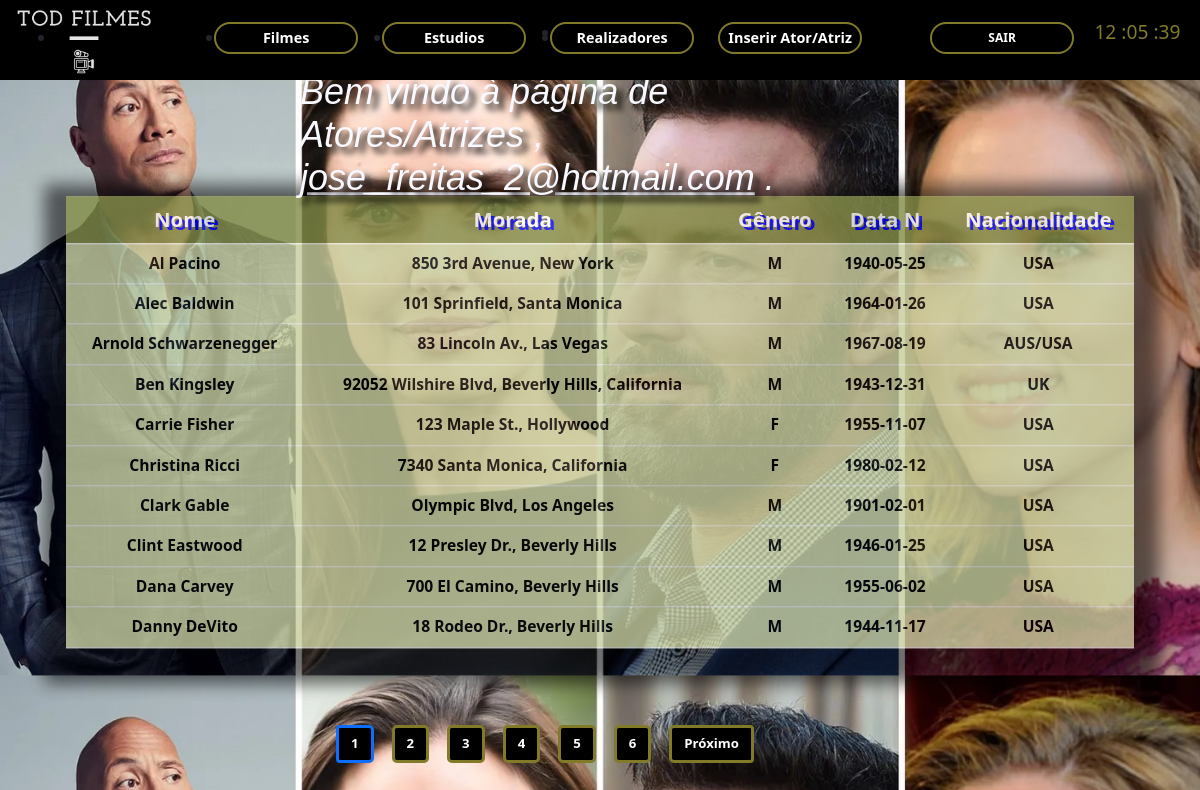
Screenshot of /pagina_Ator_Atriz.php (signed in) with the database file from the repository.
### tables this page shows
CREATE TABLE `actores` (
  `nome` varchar(50) NOT NULL,
  `morada` varchar(70) DEFAULT NULL,
  `sexo` char(1) DEFAULT NULL,
  `dataNascimento` date DEFAULT NULL,
  `nacionalidade` varchar(10) NOT NULL
);

### verifica_login.php (called while the page is built, shortened)
<?php
$email = $_SESSION['email'];

### pagina_Ator_Atriz.php (the view, shortened to what this page needs)
<?php
include('verifica_login.php');
require_once("conetar.php");
$pag = (isset($_GET['pagina'])) ? $_GET['pagina'] : 1;
$busca = "SELECT *FROM actores  ORDER BY `actores`.`nome` ASC ";
$todos = mysqli_query($conetar, "$busca");
$registros = "10";
$tr = mysqli_num_rows($todos);
$tp = ceil($tr / $registros);
$inicio = ($registros * $pag) - $registros;
$limite = mysqli_query($conetar, "$busca LIMIT $inicio, $registros");
$proximo = $pag + 1;
?>
<!DOCTYPE html>
<html lang="pt">
<head>
    <link href="https://cdn.jsdelivr.net/npm/bootstrap@5.0.2/dist/css/bootstrap.min.css" rel="stylesheet">
    <link href="http://fonts.cdnfonts.com/css/harry-potter" rel="stylesheet" />
    <link type="text/css" rel="stylesheet" href="CSS/style_atores_atrizes.css">
</head>
<body>
    <div class="conteiner">
        <table class="table">
            <thead>
                <tr>
                    <th><b>Nome<b></th>
                    <th><b>Morada<b></th>
                    <th><b>Gênero<b></th>
                    <th><b>Data N<b></th>
                    <th><b>Nacionalidade<b></th>
                </tr>
            </thead>
            <?php
            while ($dados = mysqli_fetch_array($limite)) {
                $nome = $dados["nome"];
                $morada = $dados["morada"];
                $sexo = $dados["sexo"];
                $dataN = $dados["dataNascimento"];
                $nacion = $dados["nacionalidade"];
            ?>
                <tr>
                    <th><?= $nome ?></th>
                    <th><?= $morada ?></th>
                    <th><?= $sexo ?></th>
                    <th><?= $dataN ?></th>
                    <th><?= $nacion ?></th>
                </tr>
            <?php } ?>
        </table>
    </div>
    <marquee class="bvin">
        <?php
        echo "<h2>Bem vindo à página de Atores/Atrizes ,  <u>$email</u> .</h2>";
        ?>
    </marquee>
    <nav id="navb" class="navbar navbar-expand-lg">
        <div class="container-fluid">
            <img class="logo_" src="logo_transparent1.png" />
            <div>
                <ul class="navbar">
                    <li class="nav-item">
                        <a class="nav-link" href="pagina_filmes.php">Filmes</a>
                    </li>
                    <li class="nav-item">
                        <a class="nav-link" href="pagina_estudios.php">Estudios</a>
                    </li>
                    <li class="nav-item">
                        <a class="nav-link" href="pagina_realizadores.php">Realizadores</a>
                    </li>
                    <li class="nav-item">
                        <a id="sair" class="nav-link" href="logout.php">SAIR</a>
                    </li>
                    <li>
                        <button type="button" class="nav-link" data-toggle="modal" data-target="#ExemploModalCentralizado">
                            Inserir Ator/Atriz
                        </button>
                    </li>
                </ul>
            </div>
        </div>
    </nav>
    <nav id="pag" aria-label="Navegação de página exemplo">
        <ul class="pagination">
            <?php
            for ($i = 1; $i <= $tp; $i++) {
                if ($pag == $i) {
                    echo "<li class='page-item active'><a class='page-link' href='?pagina=$i'>$i</a></li>";
                } else {
                    echo "<li class='page-item'><a class='page-link' href='?pagina=$i'>$i</a></li>";
                }
            }
            ?>
            <?php
            if ($pag < $tp) {
            ?>
                <li class="page-item">
                    <a class="page-link" href="?pagina=<?= $proximo; ?>" aria-label="Próximo">
                        <span aria-hidden="true">Próximo</span>
                    </a>
                </li>
            <?php } ?>
        </ul>
    </nav>
    <div class="caixa_relogio">
        <div>
            <span id="horas">00</span>
            <span class="tempo">:</span>
        </div>
        <div>
            <span id="min">00</span>
            <span class="tempo">:</span>
        </div>
        <div>
            <span id="seg">00</span>
        </div>
    </div>
</body>
</html>

### CSS/style_atores_atrizes.css (style rules this page uses)
body { top: 0; left: 0; margin: 0; width: 100%; height: 100%; background-image: url("Img/1.jpg"); background-color: black; background-size: cover; }
.table { position: absolute; top: 33%; left: 50%; transform: translate(-50%, -15%); background-color: hsl(69, 33%, 71%); width: 89%; font-size: 1.3vw; color: black; text-align: center; box-shadow: 0.2vw 1vw 1.3vw 2vw rgba(0, 0, 0, 0.7); opacity: 0.8; }
thead { background-color: hsl(69, 33%, 41%); font-size: 1.7vw; color: white; text-shadow: 0.3vw 0.2vw blue; }
.page-link { position: relative; left: 15em; top: 13%; border: 0.3vw solid #817b29; border-radius: 0.4vw; font-size: 1.1vw; font-weight: bold; color: white !important; margin-left: 1.5vw !important; background-color: black !important; }
.nav-link { position: relative; left: 87%; width: 12vw; padding: 0.3vw; border-radius: 2.5vw; border: 0.2vw solid #817b29; background: transparent; color: white; cursor: pointer; overflow: hidden; font-weight: bold; font-size: 1.2vw; margin: 1vw; margin-top: 2vw; color: white !important; text-decoration: none; text-align: center; }
#sair { position: absolute; top: 10%; left: 127%; width: 12vw; padding: 0.4vw; border-radius: 2.5vw; border: 0.2vw solid #817b29; background: transparent; color: white; cursor: pointer; overflow: hidden; font-weight: bold; font-size: 1vw; margin: 1vw; margin-top: 2vw; color: white !important; text-decoration: none; text-align: center; }
#navb { position: absolute !important; top: 10 !important; width: 100%; height: 10%; background-color: black !important; padding: 1vw !important; }
.logo_ { position: absolute; left: -3%; width: 20%; height: 300%; padding: 2%; }
.bvin { position: absolute; top: 17%; left: 50%; width: 50%; transform: translate(-50%, -50%); color: ghostwhite; text-shadow: 0.5vw 0.5vw 0.5vw black; font-style: italic; font-family: "Harry Potter", sans-serif; }
.bvin h2 { position: relative; margin-top: 1%; font-size: 3vw; }
#pag { position: absolute; top: 90%; left: 10%; }
ul { position: relative; top: 20% !important; display: flex; }
.caixa_relogio { position: absolute; top: 1.5vw; left: 57em; display: flex; color: #817b29; font-size: 1.6vw; }

### rows the page displays
actores: nome "Al Pacino", morada "850 3rd Avenue, New York", sexo "M", dataNascimento "1940-05-25", nacionalidade "USA"
actores: nome "Alec Baldwin", morada "101 Sprinfield, Santa Monica", sexo "M", dataNascimento "1964-01-26", nacionalidade "USA"
actores: nome "Arnold Schwarzenegger", morada "83 Lincoln Av., Las Vegas", sexo "M", dataNascimento "1967-08-19", nacionalidade "AUS/USA"
actores: nome "Ben Kingsley", morada "92052 Wilshire Blvd, Beverly Hills, California", sexo "M", dataNascimento "1943-12-31", nacionalidade "UK"
actores: nome "Carrie Fisher", morada "123 Maple St., Hollywood", sexo "F", dataNascimento "1955-11-07", nacionalidade "USA"
actores: nome "Christina Ricci", morada "7340 Santa Monica, California", sexo "F", dataNascimento "1980-02-12", nacionalidade "USA"
actores: nome "Clark Gable", morada "Olympic Blvd, Los Angeles", sexo "M", dataNascimento "1901-02-01", nacionalidade "USA"
actores: nome "Clint Eastwood", morada "12 Presley Dr., Beverly Hills", sexo "M", dataNascimento "1946-01-25", nacionalidade "USA"
actores: nome "Dana Carvey", morada "700 El Camino, Beverly Hills", sexo "M", dataNascimento "1955-06-02", nacionalidade "USA"
actores: nome "Danny DeVito", morada "18 Rodeo Dr., Beverly Hills", sexo "M", dataNascimento "1944-11-17", nacionalidade "USA"

### other values shown
$email "jose_freitas_2@hotmail.com"
